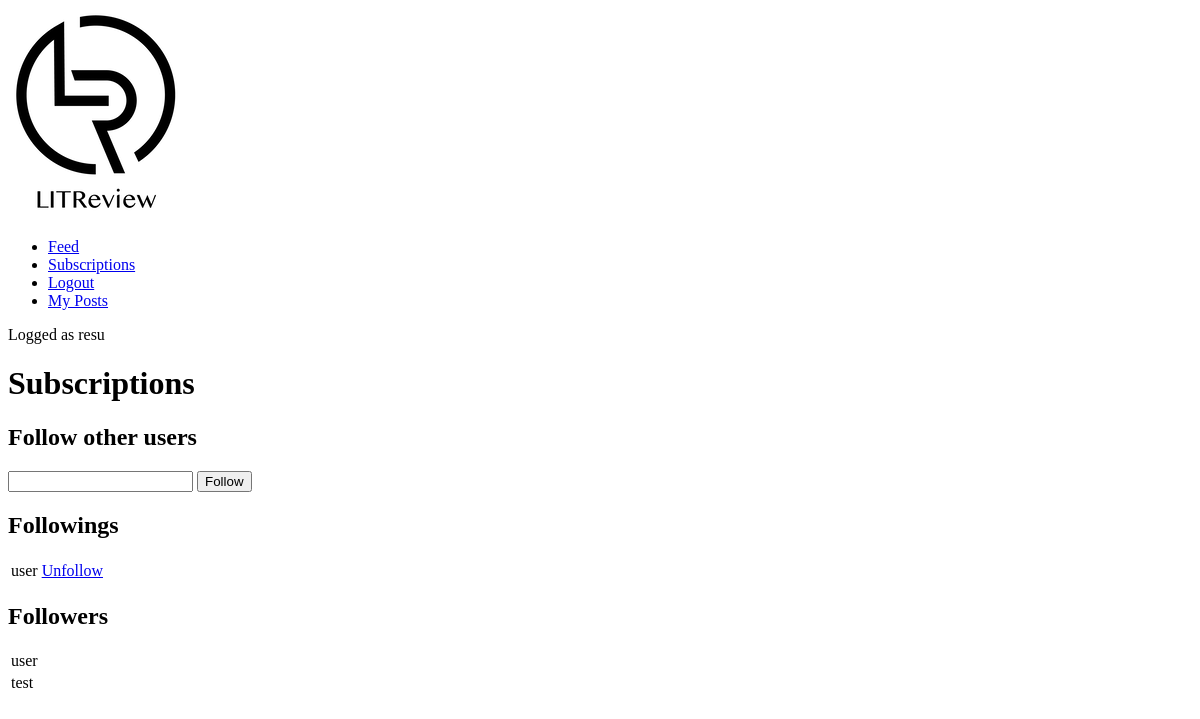
Page /feed/subscriptions/ (signed in) on the earlier database version.
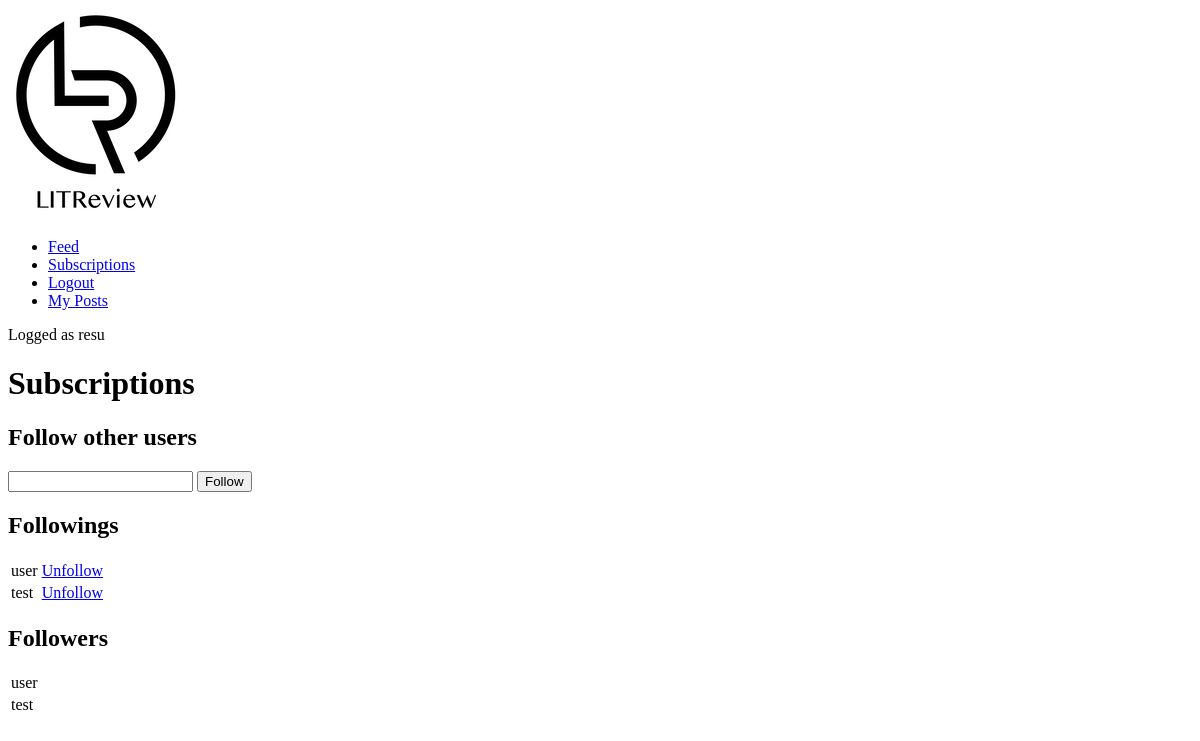
Same page on the later database version.
### authentication/models.py (models this page shows)
class UserFollows(models.Model):
    user = models.ForeignKey(
        to=settings.AUTH_USER_MODEL,
        on_delete=models.CASCADE,
        related_name='following'
    )
    followed_user = models.ForeignKey(
        to=settings.AUTH_USER_MODEL,
        on_delete=models.CASCADE,
        related_name='followed_by'
    )
    class Meta:
        unique_together = ('user', 'followed_user')

class User(AbstractUser):
    pass

### review/views.py (the view)
# urls.py: path("subscriptions/", views.subscriptions, name='subscriptions'),
@login_required
def subscriptions(r):
    User = get_user_model()
    if r.method == 'POST':
        form = forms.FollowUsersForm(r.POST)
        try:
            followed_user = User.objects.get(username=r.POST['followed_user'])
            if form.is_valid():
                following = auth_models.UserFollows(
                    user=r.user,
                    followed_user=followed_user
                )
                following.save()
                return redirect('subscriptions')
        except ObjectDoesNotExist:
            messages.error(r, 'The user does not exist')
        except IntegrityError:
            messages.error(r, 'You already follow this user')
    else:
        form = forms.FollowUsersForm()
    followings = auth_models.UserFollows.objects.filter(
        user=r.user
    )
    followers = auth_models.UserFollows.objects.filter(
        followed_user=r.user
    )
    return render(
        r,
        'review/subscriptions.html',
        {'form': form, 'followings': followings, 'followers': followers}
    )

### review/forms.py
class FollowUsersForm(forms.Form):
    followed_user = forms.CharField(label='', max_length=150)

### review/templates/review/subscriptions.html (shortened to what this page needs)
{% extends 'base.html' %}
{% block content %}
<h1>Subscriptions</h1>
<h2>Follow other users</h2>
<form action="" method="post">
    {{ form }}
    <button type="submit">Follow</button>
</form>
<h2>Followings</h2>
<table>
    {% for following in followings %}
        <tr>
            <td>{{ following.followed_user.username }}</td>
            <td><a href="{% url 'unfollow' following.followed_user.id %}">Unfollow</a></td>
        </tr>
    {% endfor %}
</table>
<h2>Followers</h2>
<table>
    {% for follower in followers %}
        <tr>
            <td>{{ follower.user.username }}</td>
        </tr>
    {% endfor %}
</table>
{% endblock %}

Differences in the rows shown:
added UserFollows: followed_user.username "test", shown under "Followings"
